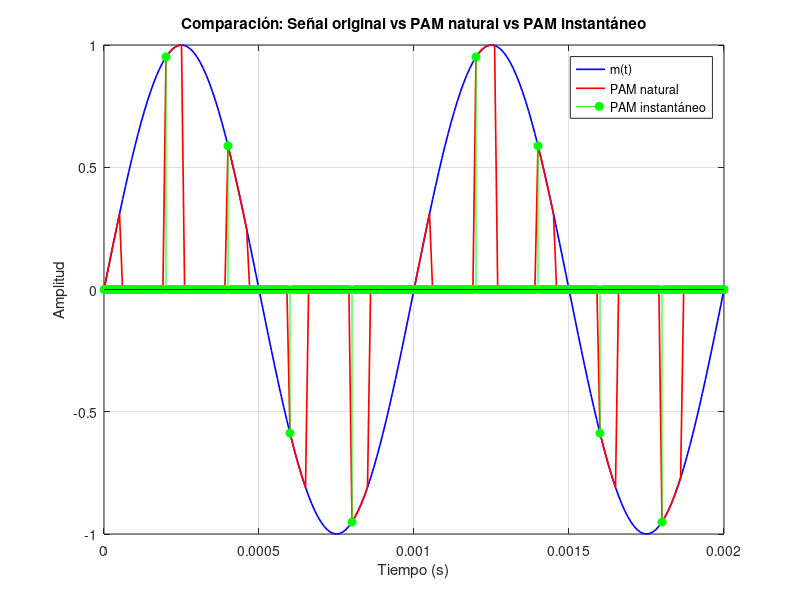

Recreate this plot in MATLAB.
clc; clear; close all;

%% 🔹 1) Señal original
A = 1;
fc = 1000;

fs_cont = 100000;
Ts_cont = 1/fs_cont;

t = 0:Ts_cont:0.01;

m = A * sin(2*pi*fc*t);

%% 🔹 2) PAM NATURAL
fs = 5000;
Ts = 1/fs;

d = 0.3;
tau = d * Ts;

% Tren de pulsos
p = zeros(size(t));

for i = 1:length(t)
    if mod(t(i), Ts) < tau
        p(i) = 1;
    end
end

pam_natural = m .* p;

%% 🔹 3) PAM INSTANTÁNEO
t_muestreo = 0:Ts:0.01;
muestras = A * sin(2*pi*fc*t_muestreo);

pam_inst = zeros(size(t));

for i = 1:length(t_muestreo)
    [~, idx] = min(abs(t - t_muestreo(i)));
    pam_inst(idx) = muestras(i);
end

%% 🔹 4) GRÁFICA FINAL
figure;

plot(t, m, 'b', 'LineWidth', 1.2); hold on;
plot(t, pam_natural, 'r', 'LineWidth', 1.2);
stem(t, pam_inst, 'g', 'filled');

legend('m(t)', 'PAM natural', 'PAM instantáneo');
title('Comparación: Señal original vs PAM natural vs PAM instantáneo');
xlabel('Tiempo (s)');
ylabel('Amplitud');
grid on;

% Opcional: zoom para mejor visualización
xlim([0 0.002]);
